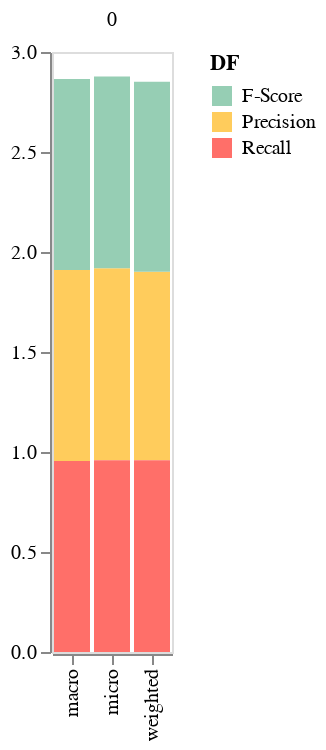

The notebook cell this image was saved under:
### Code cell
df1 = precision_df
df2 = recall_df
df3 = fscore_df

def prep_df(df, name):
    df = df.stack().reset_index()
    df.columns = ['c1', 'c2', 'values']
    df['DF'] = name
    return df

df1 = prep_df(df1, 'Precision')
df2 = prep_df(df2, 'Recall')
df3 = prep_df(df3, 'F-Score')

df = pd.concat([df1, df2, df3])  
# print (df)

alt.enable_mime_rendering()

alt.Chart(df).mark_bar().encode(

    # tell Altair which field to group columns on
    x=alt.X('c2:N',
        axis=alt.Axis(
            title='')),

    # tell Altair which field to use as Y values and how to calculate
    y=alt.Y('sum(values):Q',
        axis=alt.Axis(
            grid=False,
            title='')),

    # tell Altair which field to use to use as the set of columns to be represented in each group
    column=alt.Column('c1:N',
                 axis=alt.Axis(
            title='')),

    # tell Altair which field to use for color segmentation 
    color=alt.Color('DF:N',
            scale=alt.Scale(
                # make it look pretty with an enjoyable color pallet
                range=['#96ceb4', '#ffcc5c','#ff6f69'],
            ),
        ))\
    .configure_facet_cell(
    # remove grid lines around column clusters
        strokeWidth=0.0)

### Figure 1 — Vega-Lite specification as saved in the notebook (floating-point values rounded to 4 significant figures)
{"$schema": "https://vega.github.io/schema/vega-lite/v1.2.1.json", "config": {"facet": {"cell": {"strokeWidth": 0}}}, "data": {"values": [{"DF": "Precision", "c1": "0", "c2": "micro", "values": 0.9593}, {"DF": "Precision", "c1": "0", "c2": "macro", "values": 0.9551}, {"DF": "Precision", "c1": "0", "c2": "weighted", "values": 0.9422}, {"DF": "Recall", "c1": "0", "c2": "micro", "values": 0.9593}, {"DF": "Recall", "c1": "0", "c2": "macro", "values": 0.9552}, {"DF": "Recall", "c1": "0", "c2": "weighted", "values": 0.9593}, {"DF": "F-Score", "c1": "0", "c2": "micro", "values": 0.9593}, {"DF": "F-Score", "c1": "0", "c2": "macro", "values": 0.9552}, {"DF": "F-Score", "c1": "0", "c2": "weighted", "values": 0.9499}]}, "encoding": {"color": {"field": "DF", "scale": {"range": ["#96ceb4", "#ffcc5c", "#ff6f69"]}, "type": "nominal"}, "column": {"axis": {"title": ""}, "field": "c1", "type": "nominal"}, "x": {"axis": {"title": ""}, "field": "c2", "type": "nominal"}, "y": {"aggregate": "sum", "axis": {"grid": false, "title": ""}, "field": "values", "type": "quantitative"}}, "mark": "bar"}
